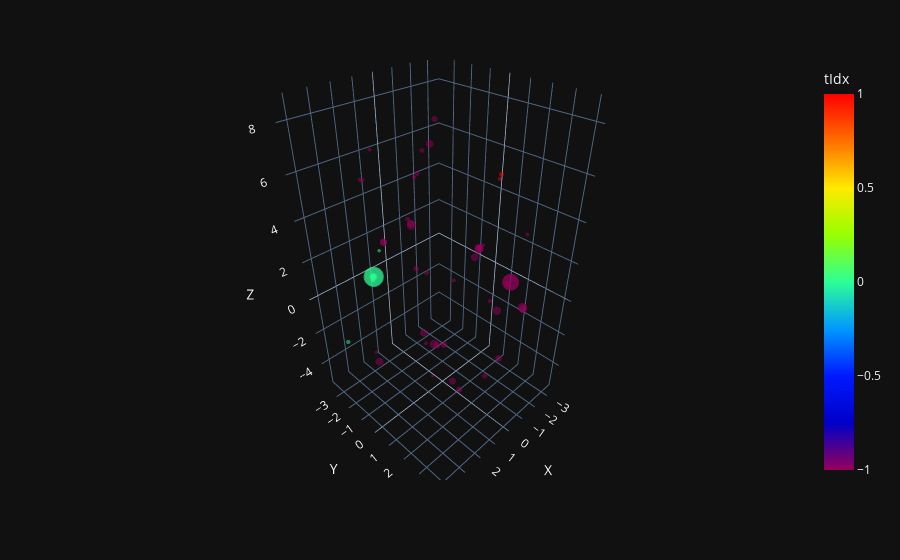

Write notebook code for a chart like this one.
### Code cell
import hdbscan
clusterer = hdbscan.HDBSCAN(min_cluster_size=2, min_samples=1, cluster_selection_epsilon=0.4)
from time import time
t0 = time()
cluster_labels = clusterer.fit_predict(norm_coords)
t1 = time()
print(t1 - t0)
plot_coordinates(result["pred"][filt, 1:4], pt_scaled, torch.tensor(result["GT_cluster"][filt])).show()
